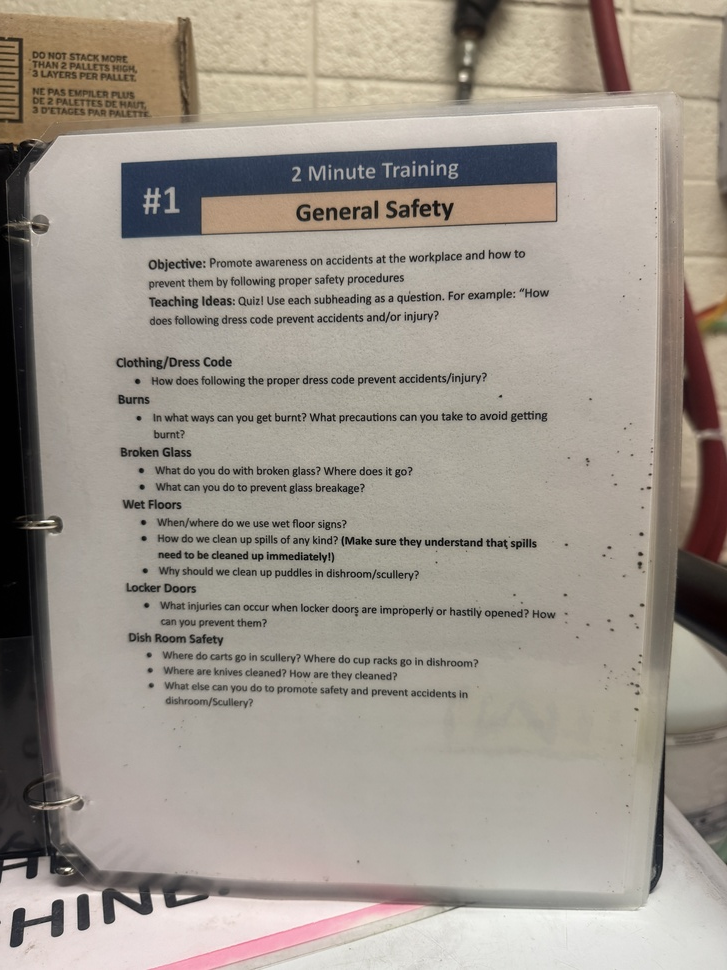
#> input picture frontend_flutter/MTCDocuments/2MinuteTrainings/Shared1.JPG, 727 x 970 px, shrunk from 4284 x 5712 before the run
$ python -i extract_other_documents_clean.py   (imports and definitions only)
#> lines starting #> are read from the running program, lines starting #| are printed output that depends on the picture; after the words box and inside, x2 and y2 are one past the last pixel; in counts of white or black regions, pixels touching at a corner belong together
#> further down, picture is the input picture: shape (970, 727, 3); mean B, G, R 141.8, 151.5, 159.2
#!/usr/bin/env python3
"""High-quality OCR extraction for non-training MTCDocuments folders."""

from __future__ import annotations

import json
import re
from dataclasses import asdict, dataclass
from datetime import datetime, timezone
from pathlib import Path

import cv2
import pytesseract

ROOT = Path("/Users/lajicpajam/Development/active/Apps/MTCafeteria")
DOCS_ROOT = ROOT / "frontend_flutter" / "MTCDocuments"
OUT_ROOT = ROOT / "artifacts" / "ocr_documents_clean"
OUT_JSON = ROOT / "artifacts" / "mtc_documents_non_training_extracted.json"
OUT_MD = ROOT / "artifacts" / "mtc_documents_non_training_extracted_summary.md"
TARGET_TOP_FOLDERS = ["Dishroom", "Kitchen", "Night Custodial", "Misc"]


@dataclass
class ExtractionItem:
    key: str
    source_image: str
    folder: str
    subfolder: str
    quality_score: float
    lines_count: int
    cleaned_text: str
    cleaned_lines: list[str]
    review_required: bool


# [51 lines left out: functions sanitize_line, looks_like_noise, quality_score, not called in this run]


def run_ocr(image, config: str, timeout_sec: int = 12) -> str:
    try:
        return pytesseract.image_to_string(image, config=config, timeout=timeout_sec)
    except RuntimeError:
        return ""


# [10 lines left out: function orient, not called in this run]


def ocr_candidates(img):
    gray = cv2.cvtColor(img, cv2.COLOR_BGR2GRAY)
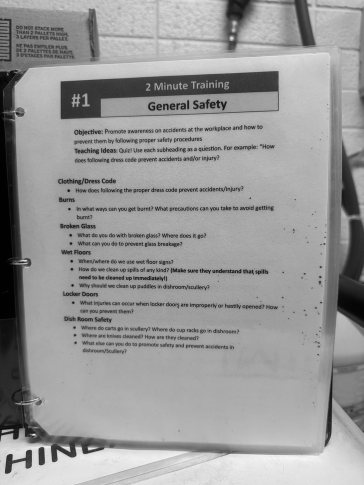
#> gray: shape (970, 727) (shown at 1/2 size); min 0, max 254, mean 152.7
    up = cv2.resize(gray, None, fx=2.0, fy=2.0, interpolation=cv2.INTER_CUBIC)
    blur = cv2.GaussianBlur(up, (3, 3), 0)
    adp = cv2.adaptiveThreshold(
        blur,
        255,
        cv2.ADAPTIVE_THRESH_GAUSSIAN_C,
        cv2.THRESH_BINARY,
        41,
        11,
    )
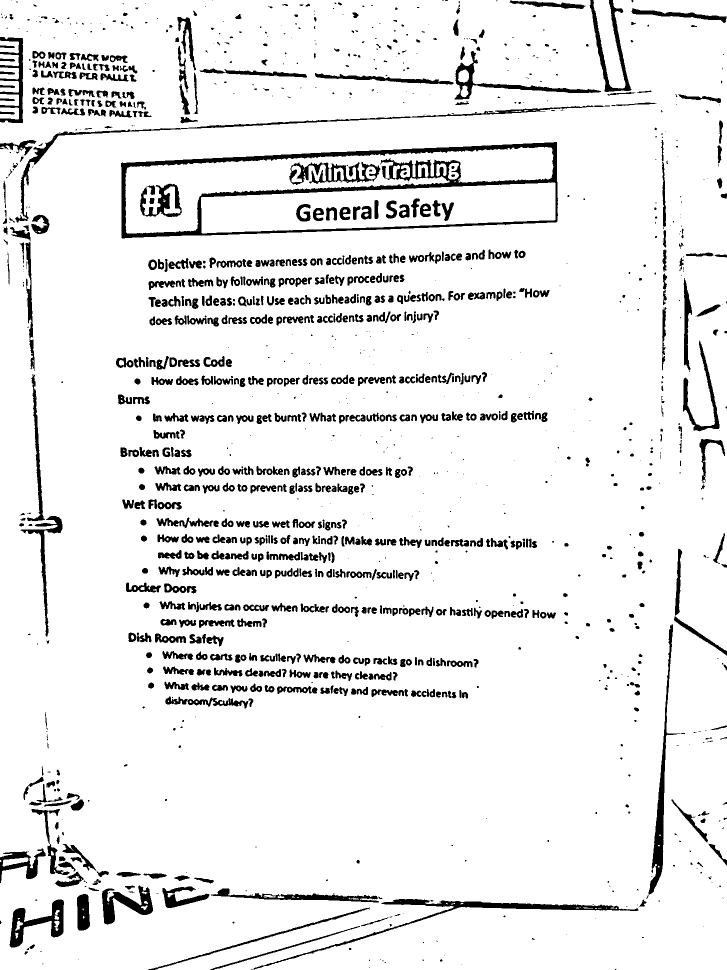
#> adp: shape (1940, 1454) (shown at 1/2 size); 91.9% white; 1382 black regions (535 under 20 px), largest, box (x1, y1, x2, y2) and area: (242, 284, 1116, 477) 23306, (507, 1798, 1277, 1939) 6195, (30, 211, 1220, 445) 5589
    otsu = cv2.threshold(up, 0, 255, cv2.THRESH_BINARY + cv2.THRESH_OTSU)[1]
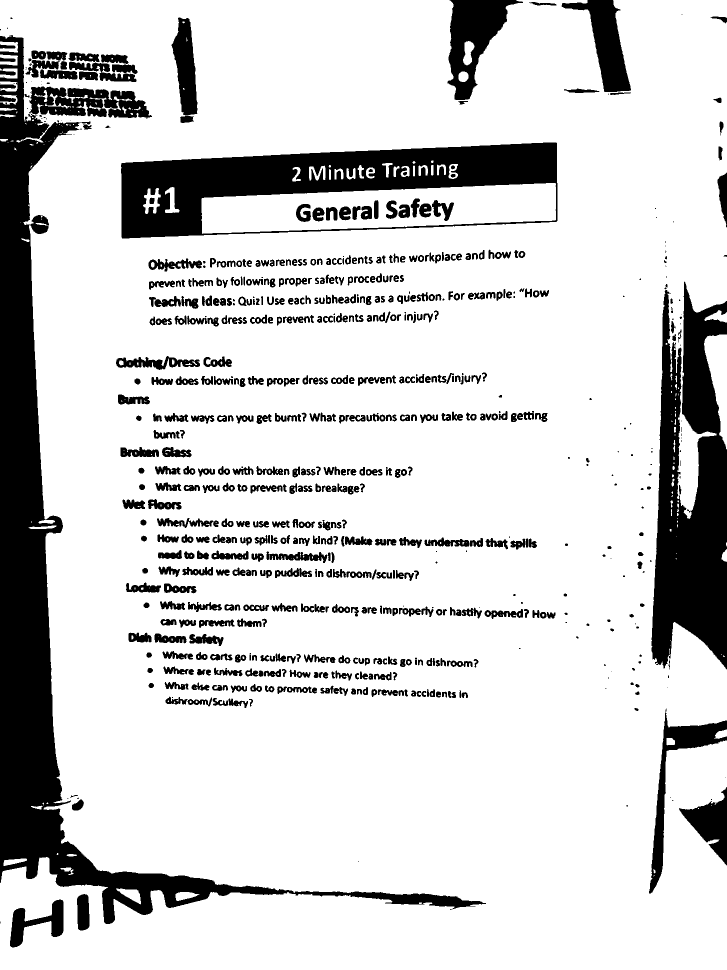
#> otsu: shape (1940, 1454) (shown at 1/2 size); 82.3% white; 680 black regions (124 under 20 px), largest, box (x1, y1, x2, y2) and area: (0, 70, 972, 1848) 163649, (242, 285, 1115, 477) 78572, (1303, 563, 1454, 1339) 76866
    denoise = cv2.fastNlMeansDenoising(up, None, h=12, templateWindowSize=7, searchWindowSize=21)

    variants = [up, adp, otsu, denoise]
    configs = ["--oem 3 --psm 6", "--oem 3 --psm 11"]
    texts: list[str] = []
    for v in variants:
        for cfg in configs:
            texts.append(run_ocr(v, cfg))
#> this loop made 1 pass
#> after the loop, texts = []
    return texts


# [77 lines left out: functions best_ocr_text, clean_text, is_review_required, collect_images, not called in this run]


def relative_source(path: Path) -> str:
    return str(path.relative_to(DOCS_ROOT)).replace("\\", "/")


# [88 lines left out: function run, not called in this run]


# [2 lines not run here, left out]

>>> import cv2
>>> picture = cv2.imread('../frontend_flutter/MTCDocuments/2MinuteTrainings/Shared1.JPG')
#> (the run stopped early here; a loop or call above may not have finished)

$ run again, on frontend_flutter/MTCDocuments/2MinuteTrainings/Dishroom/Dishroom15.JPG
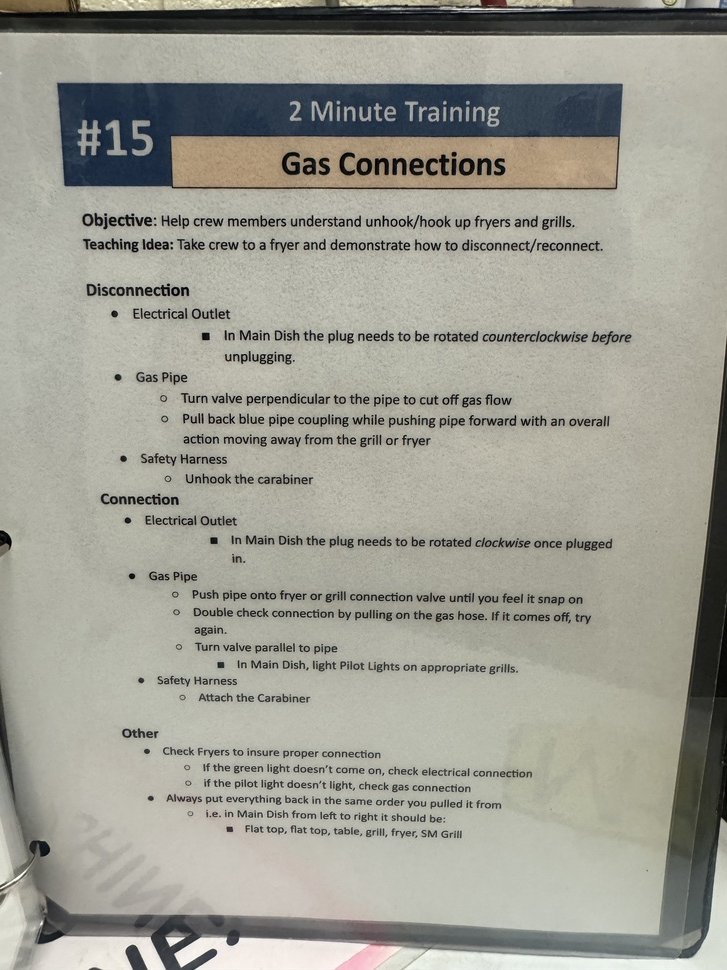
#> input picture frontend_flutter/MTCDocuments/2MinuteTrainings/Dishroom/Dishroom15.JPG, 727 x 970 px, shrunk from 3024 x 4032 before the run
#> picture is the input picture: shape (970, 727, 3); mean B, G, R 147.3, 157.6, 158.2
#> in ocr_candidates, `adp = cv2.adaptiveThreshold( blur, 255, cv2.ADAPTIVE_THRESH_GAUSSIAN_C..`:
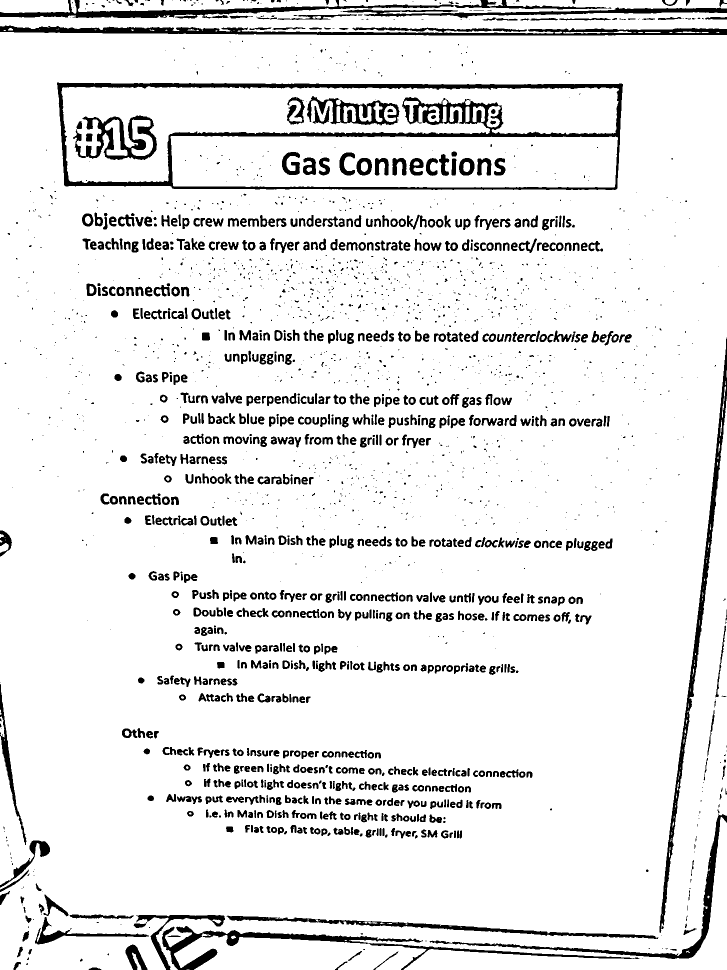
#> adp: shape (1940, 1454) (shown at 1/2 size); 91% white; 2428 black regions (1388 under 20 px), largest, box (x1, y1, x2, y2) and area: (114, 165, 1246, 380) 30111, (0, 51, 1454, 71) 13939, (1319, 675, 1454, 1866) 10226
#> in ocr_candidates, `otsu = cv2.threshold(up, 0, 255, cv2.THRESH_BINARY + cv2.THRESH_OTSU)[1]`:
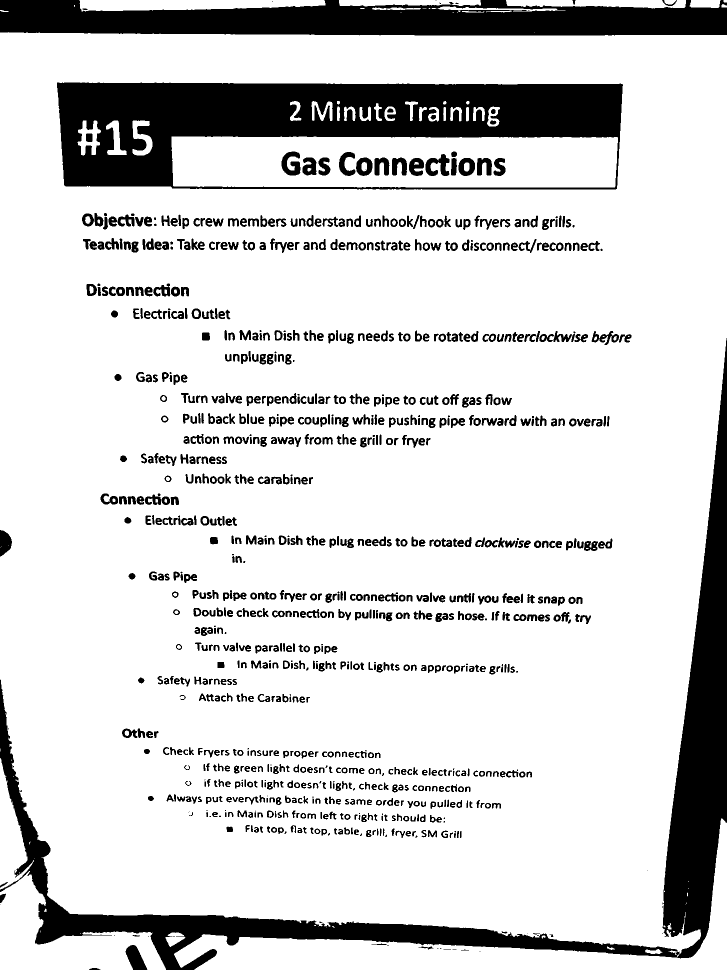
#> otsu: shape (1940, 1454) (shown at 1/2 size); 83.3% white; 1037 black regions (98 under 20 px), largest, box (x1, y1, x2, y2) and area: (114, 165, 1246, 379) 135814, (0, 676, 1454, 1940) 131507, (0, 0, 1454, 71) 81211
#> the loop in ocr_candidates, `for v in variants:` made 1 pass
#> after the loop in ocr_candidates, `for v in variants:`: texts = []
